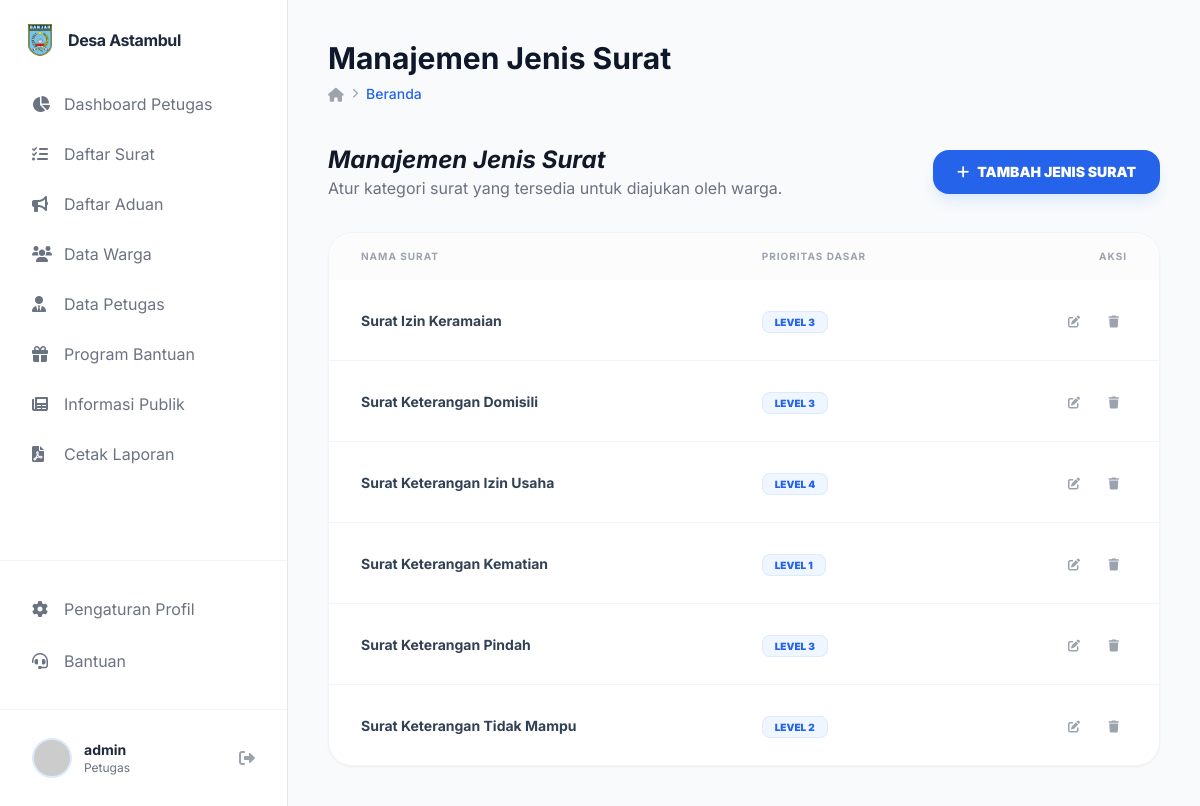
Page /public/layanan/jenis (signed in) on the committed database.
### tables this page shows
CREATE TABLE `jenis_surat` (
  `id_jenis_surat` int NOT NULL,
  `kode_surat` varchar(10) DEFAULT NULL,
  `nama_surat` varchar(100) DEFAULT NULL,
  `template_file` varchar(255) DEFAULT NULL,
  `prioritas` int DEFAULT NULL,
  `keterangan` text,
  `created_at` datetime DEFAULT CURRENT_TIMESTAMP,
  `updated_at` datetime DEFAULT CURRENT_TIMESTAMP ON UPDATE CURRENT_TIMESTAMP
);

### app/core/Controller.php (called while the page is built, shortened)
<?php
class Controller {
    public function view($view, $data = []) {
        require_once '../app/views/' . $view . '.php';
    }
    public function model($model) {
        return new $model;
    }
}

### app/controllers/Layanan.php (called while the page is built, shortened)
<?php
class Layanan extends Controller {
    public function jenis() {
        $data['judul'] = 'Manajemen Jenis Surat';
        $data['jenis'] = $this->model('SuratModel')->getJenisSurat();
        $this->view('layanan/jenis', $data);
    }
}

### app/core/App.php (called while the page is built, shortened)
<?php
class App {
    protected $method = 'index';
    protected $params = [];
    public function __construct() {
        $url = $this->parseURL();
        if ($url && file_exists('../app/controllers/' . $url[0] . '.php')) {
            unset($url[0]);
        }
        $this->controller = new $this->controller;
        if (isset($url[1])) {
            if (method_exists($this->controller, $url[1])) {
                $this->method = $url[1];
            }
        }
        call_user_func_array([$this->controller, $this->method], $this->params);
    }
    public function parseURL() {
        if (isset($_GET['url'])) {
            $url = rtrim($_GET['url'], '/');
            $url = filter_var($url, FILTER_SANITIZE_URL);
            $url = explode('/', $url);
            return $url;
        }
    }
}

### public/index.php (called while the page is built, shortened)
<?php
$app = new App;

### app/core/Database.php (called while the page is built, shortened)
<?php
class Database {
    private $host = DB_HOST;
    private $user = DB_USER;
    private $pass = DB_PASS;
    private $dbname = DB_NAME;
    private $dbh;
    private $stmt;
    public function __construct() {
        $dsn = 'mysql:host=' . $this->host . ';dbname=' . $this->dbname;
        $options = [
            PDO::ATTR_PERSISTENT => true,
            PDO::ATTR_ERRMODE => PDO::ERRMODE_EXCEPTION
        ];
        try {
            $this->dbh = new PDO($dsn, $this->user, $this->pass, $options);
        } catch (PDOException $e) {
            die($e->getMessage());
        }
    }
    public function query($sql) {
        $this->stmt = $this->dbh->prepare($sql);
    }
    public function execute() {
        return $this->stmt->execute();
    }
    public function resultSet() {
        $this->execute();
        return $this->stmt->fetchAll(PDO::FETCH_ASSOC);
    }
}

### app/models/SuratModel.php (called while the page is built, shortened)
<?php
class SuratModel {
    private $db;
    public function __construct() {
        $this->db = new Database;
    }
    public function getJenisSurat() {
        $this->db->query('SELECT * FROM jenis_surat ORDER BY nama_surat ASC');
        return $this->db->resultSet();
    }
}

### app/views/layanan/jenis.php (the view, shortened to what this page needs)
<div class="mb-8 flex justify-between items-center">
    <div>
        <h2 class="text-2xl font-bold text-gray-900 italic">Manajemen Jenis Surat</h2>
        <p class="text-gray-500">Atur kategori surat yang tersedia untuk diajukan oleh warga.</p>
    </div>
    <div class="flex space-x-3">
        <button onclick="openModal('tambah')" class="bg-blue-600 text-white px-6 py-3 rounded-2xl font-black text-sm shadow-lg shadow-blue-100 hover:bg-blue-700 transition-all flex items-center">
            <i class="fas fa-plus mr-2"></i> TAMBAH JENIS SURAT
        </button>
    </div>
</div>
<div class="bg-white rounded-3xl shadow-sm border border-gray-100 overflow-hidden">
    <div class="overflow-x-auto">
        <table class="w-full text-left border-collapse">
            <thead class="bg-gray-50/50">
                <tr>
                    <th class="px-8 py-4 text-[10px] font-bold text-gray-400 uppercase tracking-widest">Nama Surat</th>
                    <th class="px-8 py-4 text-[10px] font-bold text-gray-400 uppercase tracking-widest">Prioritas Dasar</th>
                    <th class="px-8 py-4 text-[10px] font-bold text-gray-400 uppercase tracking-widest text-right">Aksi</th>
                </tr>
            </thead>
            <tbody class="divide-y divide-gray-100">
                <?php if(empty($data['jenis'])): ?>
                    <tr>
                        <td colspan="3" class="px-8 py-12 text-center text-gray-500 italic">Belum ada jenis surat yang ditambahkan.</td>
                    </tr>
                <?php else: ?>
                    <?php foreach($data['jenis'] as $j): ?>
                        <tr class="hover:bg-gray-50/30 transition group">
                            <td class="px-8 py-5">
                                <span class="text-sm font-bold text-slate-700"><?= $j['nama_surat']; ?></span>
                            </td>
                            <td class="px-8 py-5">
                                <span class="px-3 py-1 bg-blue-50 text-blue-600 text-[10px] font-black rounded-lg border border-blue-100">
                                    LEVEL <?= $j['prioritas']; ?>
                                </span>
                            </td>
                            <td class="px-8 py-5 text-right space-x-2">
                                <button onclick='openModal("edit", <?= json_encode($j); ?>)' class="p-2 text-gray-400 hover:text-blue-600 transition"><i class="fas fa-edit text-xs"></i></button>
                                <a href="<?= BASEURL; ?>/layanan/hapus_jenis/<?= $j['id_jenis_surat']; ?>" onclick="return confirm('Hapus jenis surat ini?')" class="p-2 text-gray-400 hover:text-rose-600 transition"><i class="fas fa-trash text-xs"></i></a>
                            </td>
                        </tr>
                    <?php endforeach; ?>
                <?php endif; ?>
            </tbody>
        </table>
    </div>
</div>

### app/views/templates/header.php (style rules this page uses)
body { font-family: 'Inter', sans-serif; }

### rows in the picture
jenis_surat: nama_surat "Surat Izin Keramaian", prioritas "3"
jenis_surat: nama_surat "Surat Keterangan Domisili", prioritas "3"
jenis_surat: nama_surat "Surat Keterangan Izin Usaha", prioritas "4"
jenis_surat: nama_surat "Surat Keterangan Kematian", prioritas "1"
jenis_surat: nama_surat "Surat Keterangan Pindah", prioritas "3"
jenis_surat: nama_surat "Surat Keterangan Tidak Mampu", prioritas "2"

### other values in the picture
$_SESSION['user']['nik'] "admin"
$level "Petugas"
$data['judul'] "Manajemen Jenis Surat"
